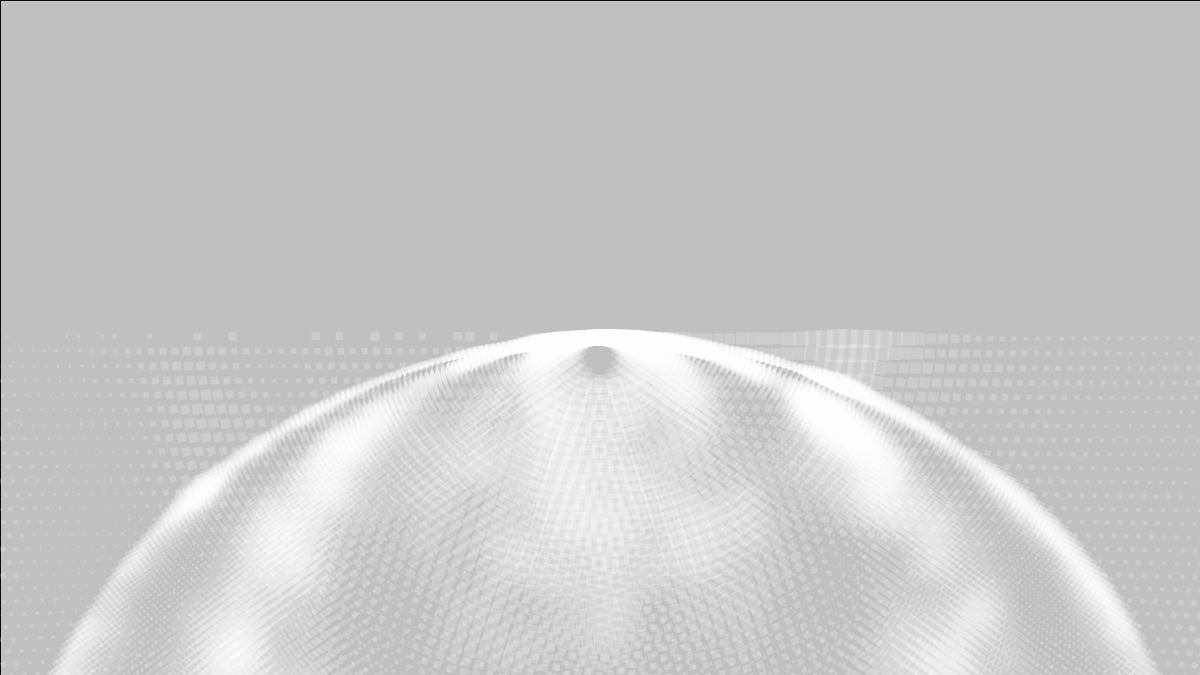
Frame 1 (no input)
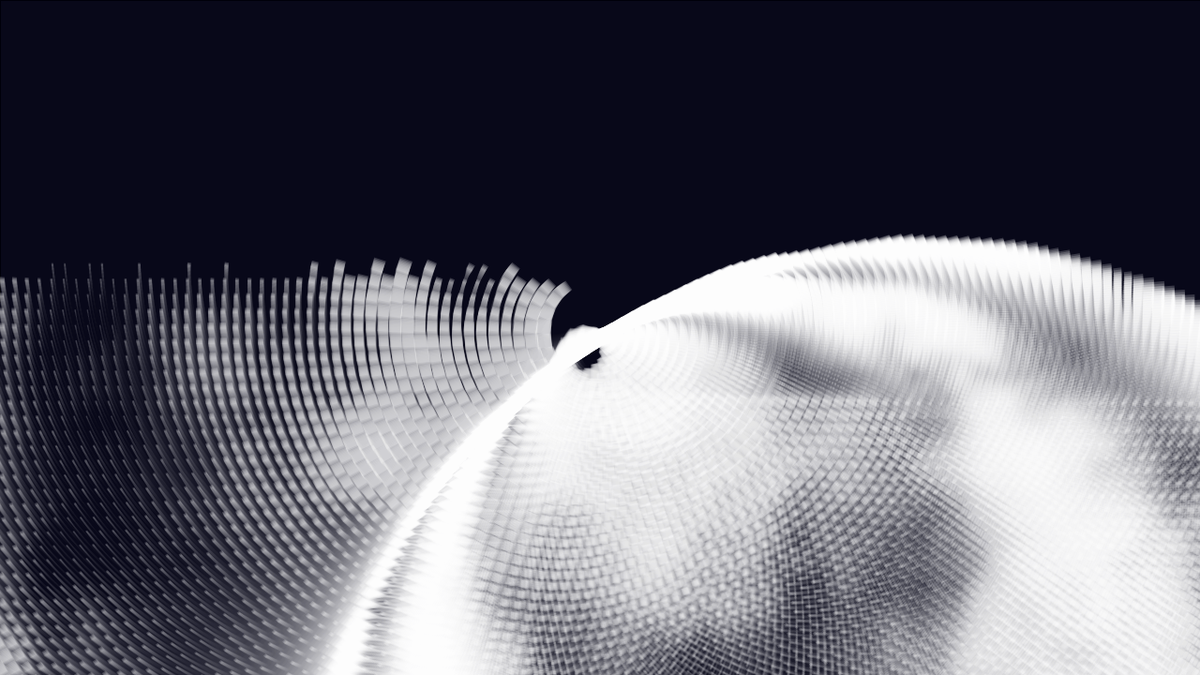
Frame 60 (the mouse pressed at the canvas centre just before this capture)
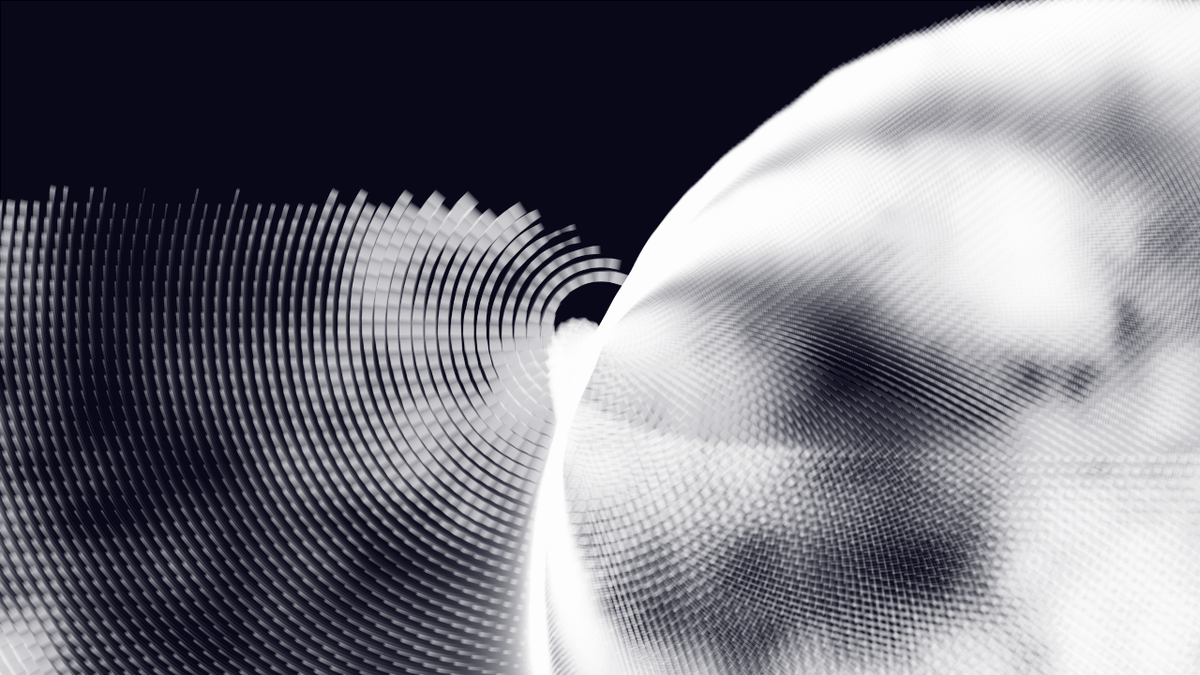
Frame 120 (the mouse held since frame 60 and released just before this capture)

The Processing sketch that drew these frames (run headless with seeded random() and noise(); from frame 60 on, the mouse is pressed at the canvas centre):

// Processing sketch: dots
// ── dots.pde



void setup(){
  size(1280,720);
  smooth();
}


void draw(){
  fill(0,0,15,15);
  rectMode(CORNER);
  rect(0,0,width,height);
  fill(255,50);
  noStroke();

  for(int i = 50;i<width+100;i+=10){
     ring(width/2,height/2,i/2,i,(sin((frameCount+i)/100.0)+1.5)*3,frameCount/(i*4.0+1.0)*4.0);
  }
}




void ring(float _x, float _y, float _steps,float _r,float _size,float _rot){
  rectMode(CENTER);
  float step = TWO_PI / _steps;
  for(float f = -PI; f < PI;f+=step){
    float r = atan(f+frameCount/100.0) * _r;
    float x = cos(f+_rot) * r + _x;
    float y = sin(f+_rot) * r + _y;
    float size = noise(sin(f+frameCount)*r) * _size;
    pushMatrix();
    translate(x,y);
    rotate(f+_rot);
    scale(noise(x/100.0,y/100.0,(frameCount)/100.0)*4.0); 
    rect(0,0,_size,_size);
    popMatrix();
  }
}
